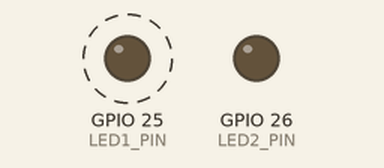
A sketch run on a simulated ESP32. Shown: output pins drawn as LEDs (lit = HIGH). Dashed ring = blinking.

Above: at 0.2 s.
At 4.7 s:
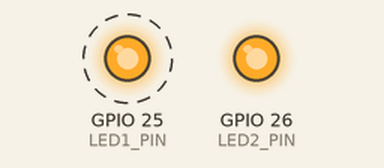
Timing chart, 0 to 6.0 s (numbered marks = the images above):
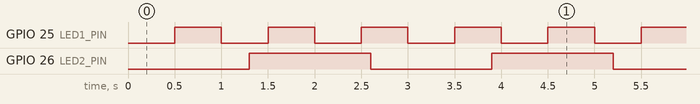

Measured:
- by itself, GPIO 25 (LED1_PIN): alternates HIGH for 0.50 s and LOW for 0.50 s
- by itself, GPIO 26 (LED2_PIN): alternates HIGH for 1.3 s and LOW for 1.3 s

The sketch:

lab07-millis.ino
```cpp
// Lab 07 - millis(): two LEDs blinking at different speeds at the same time
// LED1 (GPIO 25) blinks every 500 ms, LED2 (GPIO 26) blinks every 1300 ms.

const int LED1_PIN = 25;
const int LED2_PIN = 26;

const unsigned long INTERVAL1 = 500;    // ms
const unsigned long INTERVAL2 = 1300;   // ms

unsigned long previous1 = 0;   // last time LED1 changed
unsigned long previous2 = 0;   // last time LED2 changed
bool led1State = false;
bool led2State = false;

void setup() {
  pinMode(LED1_PIN, OUTPUT);
  pinMode(LED2_PIN, OUTPUT);
}

void loop() {
  unsigned long now = millis();            // milliseconds since the ESP32 started

  if (now - previous1 >= INTERVAL1) {      // has 500 ms passed?
    previous1 = now;
    led1State = !led1State;                // flip ON <-> OFF
    digitalWrite(LED1_PIN, led1State);
  }

  if (now - previous2 >= INTERVAL2) {      // has 1300 ms passed?
    previous2 = now;
    led2State = !led2State;
    digitalWrite(LED2_PIN, led2State);
  }

  // loop() keeps running freely - we could read sensors here too!
}
```
